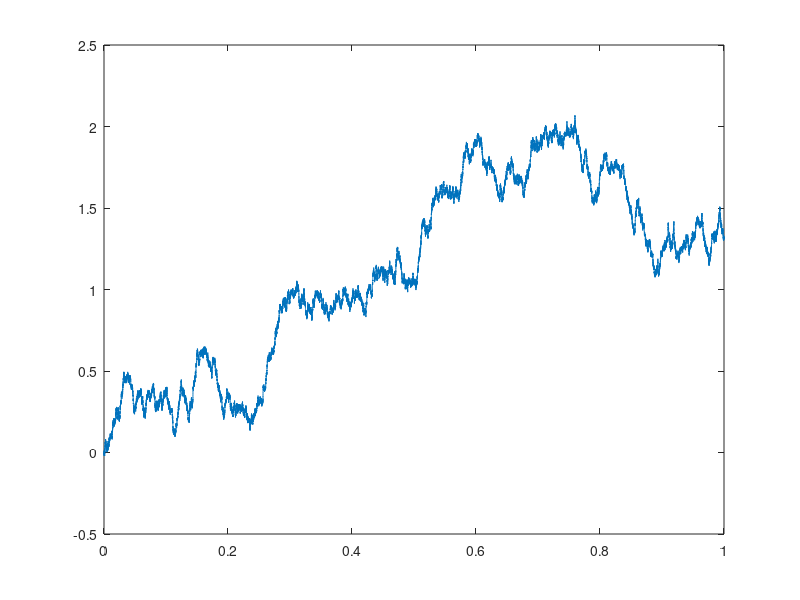

MATLAB code to generate this figure: (Note: this script raises an error after producing the figure.)
% generating a Browninan Motion/Wiener Process with different values of T
clc;clear all;
addpath('d:/matlab.tools/db.toolbox/');

T = 100000;
t = (0:1:T)'/T;                       % t is the column vector [0 1/N 2/N ... 1]
W = [0; cumsum(randn(T,1))]/sqrt(T);  % S is running sum of N(0,1/N) variables
%seed(123)

%% plot the path of the Wiener process
plot(t,W);          
hline(0,'k-')
%title({['Wiener process with $T = ' int2str(T) '$']},'Interpreter','Latex')
setytick(1)
setplot([.6 .5],14);
%ylim([-.801 .401])
%print2pdf(['../lectures/graphics/bm_' num2str(T)])


